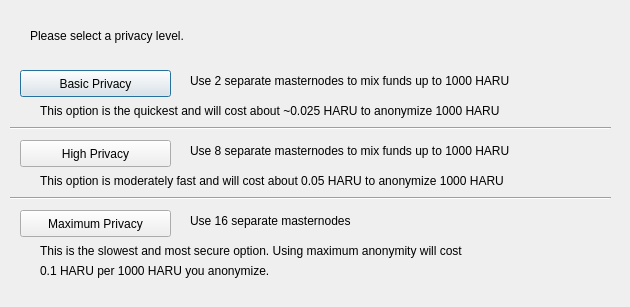
<?xml version="1.0" encoding="UTF-8"?>
<ui version="4.0">
 <class>DarksendConfig</class>
 <widget class="QDialog" name="DarksendConfig">
  <property name="geometry">
   <rect>
    <x>0</x>
    <y>0</y>
    <width>630</width>
    <height>307</height>
   </rect>
  </property>
  <property name="windowTitle">
   <string>Configure Darksend</string>
  </property>
  <widget class="QPushButton" name="buttonBasic">
   <property name="geometry">
    <rect>
     <x>20</x>
     <y>70</y>
     <width>151</width>
     <height>27</height>
    </rect>
   </property>
   <property name="text">
    <string>Basic Privacy</string>
   </property>
  </widget>
  <widget class="QPushButton" name="buttonHigh">
   <property name="geometry">
    <rect>
     <x>20</x>
     <y>140</y>
     <width>151</width>
     <height>27</height>
    </rect>
   </property>
   <property name="text">
    <string>High Privacy</string>
   </property>
  </widget>
  <widget class="QPushButton" name="buttonMax">
   <property name="geometry">
    <rect>
     <x>20</x>
     <y>210</y>
     <width>151</width>
     <height>27</height>
    </rect>
   </property>
   <property name="text">
    <string>Maximum Privacy</string>
   </property>
  </widget>
  <widget class="QLabel" name="label">
   <property name="geometry">
    <rect>
     <x>30</x>
     <y>20</y>
     <width>571</width>
     <height>31</height>
    </rect>
   </property>
   <property name="text">
    <string>Please select a privacy level.</string>
   </property>
  </widget>
  <widget class="QLabel" name="label_2">
   <property name="geometry">
    <rect>
     <x>190</x>
     <y>70</y>
     <width>421</width>
     <height>21</height>
    </rect>
   </property>
   <property name="text">
    <string>Use 2 separate masternodes to mix funds up to 1000 HARU</string>
   </property>
  </widget>
  <widget class="QLabel" name="label_3">
   <property name="geometry">
    <rect>
     <x>190</x>
     <y>140</y>
     <width>411</width>
     <height>21</height>
    </rect>
   </property>
   <property name="text">
    <string>Use 8 separate masternodes to mix funds up to 1000 HARU</string>
   </property>
  </widget>
  <widget class="QLabel" name="label_4">
   <property name="geometry">
    <rect>
     <x>190</x>
     <y>210</y>
     <width>421</width>
     <height>21</height>
    </rect>
   </property>
   <property name="text">
    <string>Use 16 separate masternodes</string>
   </property>
  </widget>
  <widget class="QLabel" name="label_6">
   <property name="geometry">
    <rect>
     <x>40</x>
     <y>100</y>
     <width>561</width>
     <height>21</height>
    </rect>
   </property>
   <property name="text">
    <string>This option is the quickest and will cost about ~0.025 HARU to anonymize 1000 HARU</string>
   </property>
  </widget>
  <widget class="QLabel" name="label_7">
   <property name="geometry">
    <rect>
     <x>40</x>
     <y>170</y>
     <width>561</width>
     <height>21</height>
    </rect>
   </property>
   <property name="text">
    <string>This option is moderately fast and will cost about 0.05 HARU to anonymize 1000 HARU</string>
   </property>
  </widget>
  <widget class="QLabel" name="label_8">
   <property name="geometry">
    <rect>
     <x>40</x>
     <y>240</y>
     <width>561</width>
     <height>21</height>
    </rect>
   </property>
   <property name="text">
    <string>This is the slowest and most secure option. Using maximum anonymity will cost</string>
   </property>
  </widget>
  <widget class="QLabel" name="label_9">
   <property name="geometry">
    <rect>
     <x>40</x>
     <y>260</y>
     <width>561</width>
     <height>21</height>
    </rect>
   </property>
   <property name="text">
    <string>0.1 HARU per 1000 HARU you anonymize.</string>
   </property>
  </widget>
  <widget class="Line" name="line">
   <property name="geometry">
    <rect>
     <x>10</x>
     <y>120</y>
     <width>601</width>
     <height>16</height>
    </rect>
   </property>
   <property name="orientation">
    <enum>Qt::Horizontal</enum>
   </property>
  </widget>
  <widget class="Line" name="line_2">
   <property name="geometry">
    <rect>
     <x>10</x>
     <y>190</y>
     <width>601</width>
     <height>16</height>
    </rect>
   </property>
   <property name="orientation">
    <enum>Qt::Horizontal</enum>
   </property>
  </widget>
 </widget>
 <resources/>
 <connections/>
</ui>
